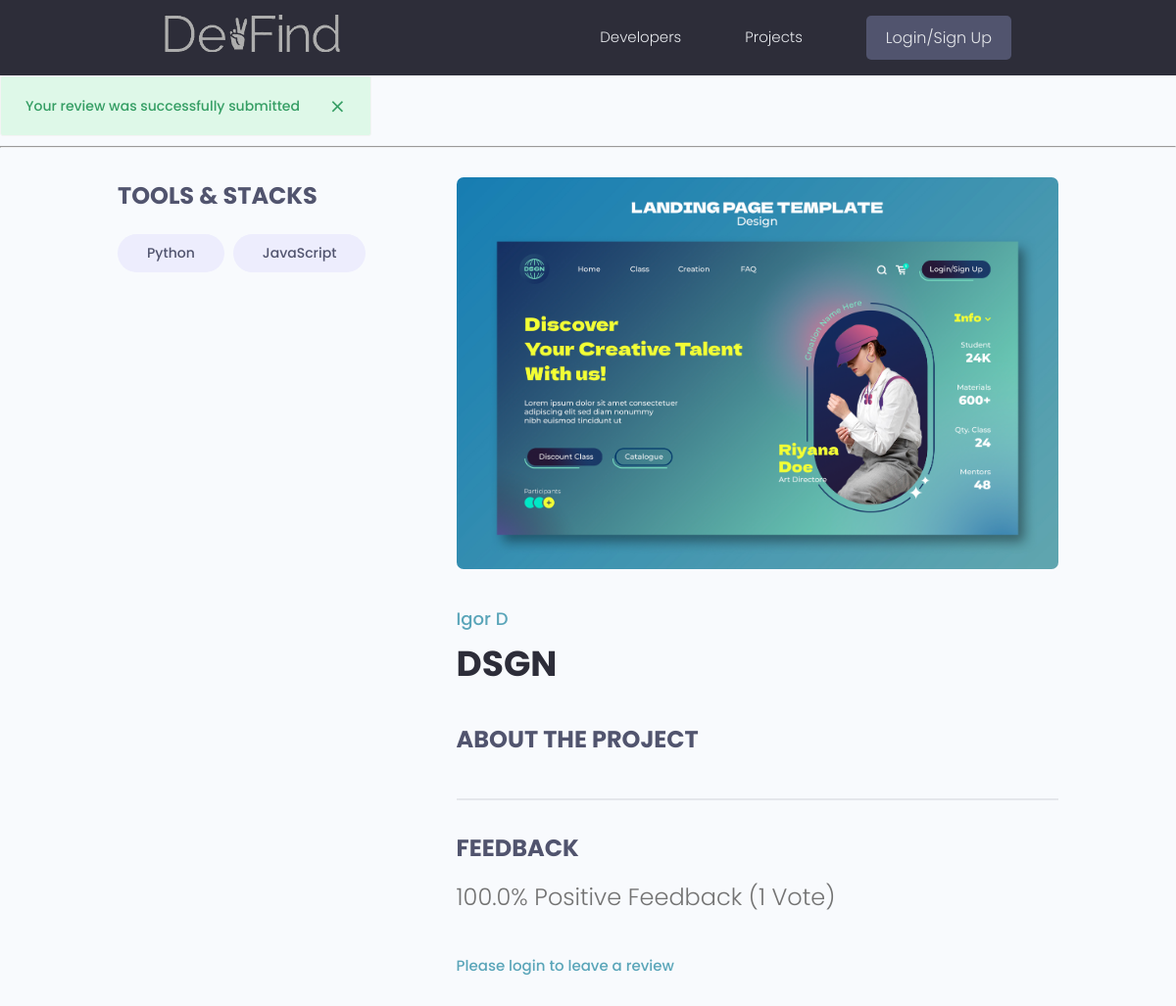
/projects/project/b69f12a8-51d7-4103-b474-81b5d59cac54, run on the app's committed database.
### projects/models.py (models this page shows, shortened)
class Tag(models.Model):
    name = models.CharField(max_length=200)
    created = models.DateTimeField(auto_now_add=True)
    id = models.UUIDField(default=uuid.uuid4, unique=True, primary_key=True, editable=False)
    def __str__(self):
        return self.name

class Project(models.Model):
    owner= models.ForeignKey(Profile, null=True, blank=True, on_delete=models.CASCADE)
    title = models.CharField(max_length=200)
    description = models.TextField(null=True, blank=True)
    featured_image = models.ImageField(null=True, blank=True, default="default.jpg")
    demo_link = models.CharField(max_length=2000, null=True, blank=True)
    source_link = models.CharField(max_length=2000, null=True, blank=True)
    tags = models.ManyToManyField('Tag', blank=True)
    vote_total = models.IntegerField(default=0, null=True, blank=True)
    vote_ratio = models.IntegerField(default=0, null=True, blank=True)
    created = models.DateTimeField(auto_now_add=True)
    id = models.UUIDField(default=uuid.uuid4, unique=True, primary_key=True, editable=False)
    class Meta:
        ordering = ['-vote_ratio', '-vote_total', 'title']
    @property
    def imageURL(self):
        try:
            url = self.featured_image.url
        except:
            url = '/static/images/default.jpg'
        return url
    @property
    def reviewers(self):
        queryset = self.review_set.all().values_list('owner__id', flat=True)
        return queryset
    @property
    def getVoteCount(self):
        reviews = self.review_set.all()
        upVotes = reviews.filter(value='up').count()
        totalVotes = reviews.count()
        if (totalVotes > 0):
            ratio = (upVotes / totalVotes) * 100
        else:
            ratio = 0
        self.vote_total = totalVotes
        self.vote_ratio = ratio
        self.save()

### users/models.py (models this page shows, shortened)
class Profile(models.Model):
    user = models.OneToOneField(User, on_delete=models.CASCADE, null=True, blank=True)
    name = models.CharField(max_length=200, blank=True, null=True)
    email = models.EmailField(max_length=500, blank=True, null=True)
    username= models.CharField(max_length=200, blank=True, null=True)
    location = models.CharField(max_length=200, blank=True, null=True)
    short_intro = models.CharField(max_length=200, blank=True, null=True)
    bio = models.TextField(blank=True, null=True)
    profile_image = models.ImageField(null=True, blank=True, upload_to='profiles/', default="profiles/user-default.png")
    social_github = models.CharField(max_length=200, blank=True, null=True)
    social_twitter = models.CharField(max_length=200, blank=True, null=True)
    social_linkedin = models.CharField(max_length=200, blank=True, null=True)
    social_youtube = models.CharField(max_length=200, blank=True, null=True)
    social_website = models.CharField(max_length=200, blank=True, null=True)
    created = models.DateTimeField(auto_now_add=True)
    id = models.UUIDField(default=uuid.uuid4, unique=True, primary_key=True, editable=False)
    class Meta:
        ordering = ['created']

### projects/views.py (the view)
# urls.py: path('project/<str:pk>', views.project, name="project"),
def project(request, pk):
    projectObj = Project.objects.get(id=pk)
    form = ReviewForm()
    if request.method == 'POST':
        form = ReviewForm(request.POST)
        review = form.save(commit=False)
        review.project = projectObj
        review.owner = request.user.profile
        review.save()
    projectObj.getVoteCount
    messages.success(request, 'Your review was successfully submitted')
    return render(request, 'projects/single-project.html', {
        "project": projectObj,
        "form": form,
    })

### projects/templates/projects/single-project.html (shortened to what this page needs)
{% extends 'main.html' %} {% block content %}
<hr />
<main class="singleProject my-md">
  <div class="container">
    <div class="layout">
      <div class="column column--1of3">
        <h3 class="singleProject__subtitle">Tools & Stacks</h3>
        <div class="singleProject__toolStack">
          {% for tag in project.tags.all %}
          <span class="tag tag--pill tag--sub tag--lg"
            ><small>{{tag}}</small></span
          >
          {% endfor %}
        </div>
      </div>
      <div class="column column--2of3">
        <img
          class="singleProject__preview"
          src="{{ project.imageURL }}"
          alt="portfolio thumbnail"
        />
        <a href="{% url 'user-profile' project.owner.id %}" class="singleProject__developer"
          >{{project.owner.name}}</a
        >
        <h2 class="singleProject__title">{{project.title}}</h2>
        <h3 class="singleProject__subtitle">About the Project</h3>
        <div class="comments">
          <h3 class="singleProject__subtitle">Feedback</h3>
          <h5 class="project--rating">
            {{ project.vote_ratio}}% Positive Feedback ({{ project.vote_total}}
            Vote{{project.vote_total|pluralize:"s"}})
          </h5>
          {% if request.user.profile.id in project.reviewers %}
            <p>You have already submitted a review for this project</p>
          {% elif request.user.profile == project.owner %}
            <p>You cannot review your own work</p>
          {% else %}
            <a href="{% url 'login' %}?next={{request.path}}">Please login to leave a review</a>
          {% endif %}
        </div>
      </div>
    </div>
  </div>
</main>
{% endblock content %}

### static/styles/app.css (style rules this page uses)
:root { --color-sub: #2d2d39; }
img { width: 100%; }
.singleProject .column--1of3 { order: 2; }
@media screen and (min-width: 1081px) { .singleProject .column--1of3 { order: 1; } }
@media screen and (min-width: 1081px) { .singleProject .column--2of3 { order: 2; } }
.singleProject__toolStack { margin-top: 2rem; margin-bottom: 4rem; }
.singleProject__preview { height: 50vh; object-fit: cover; object-position: top center; margin-bottom: 3rem; border-radius: 0.7rem; }
.singleProject__developer { font-size: 1.8rem; font-weight: 500; }
.singleProject__title { font-size: 3.6rem; font-weight: 700; color: var(--color-sub); margin-bottom: 3rem; }
.project--rating { margin-bottom: 1.6em; margin-top: 0.5em; }
.singleProject__subtitle { text-transform: uppercase; font-size: 2.4rem; font-weight: 700; color: var(--color-sub-light); margin-bottom: 1rem; }
.comments { margin-top: 4rem; padding-top: 3rem; border-top: 2px solid var(--color-light); }

### static/uikit/styles/modules/_variables.css (style rules this page uses)
:root { --color-main: #5aa5b9; --color-main-light: #e6faff; --color-sub: #3f4156; --color-sub-light: #51546e; --color-sub-lighter: #ededfd; --color-text: #737373; --color-gray: #8b8b8b; --color-light: #e5e7eb; --color-light-gray: #767676; --color-bg: #f8fafd; --color-white: #fffefd; --color-white-light: #f3f3f3; --color-success: #359e64; --color-success-bg: #def8e8; --color-error: #fc4b0b; --color-error-bg: #fff2ee; --font-base: 'Poppins', arial, helvetica, 'Segoe UI', roboto, ubuntu, sans-serif; --font-monospace: 'Fira Code', 'Courier New', courier, monospace; --font-regular: 300; --font-medium: 500; --font-bold: 700; --generic-shadow: 1px 1px 5px #00000010; --generic-transition: all 0.3s ease-in-out; }

### static/uikit/styles/modules/_base.css (style rules this page uses)
* { margin: 0; padding: 0; box-sizing: border-box; text-rendering: optimizeLegibility; color: inherit; font-size: inherit; }
html { font-size: 50%; }
@media only screen and (min-width: 480px) { html { font-size: 56.25%; } }
@media only screen and (min-width: 1200px) { html { font-size: 62.5%; } }
body { line-height: 1.6; font-weight: 400; font-size: 1.5rem; color: var(--color-text); background-color: var(--color-bg); min-height: 100vh; }

### static/uikit/styles/modules/_typography.css (style rules this page uses)
* { font-family: var(--font-base); }
h2 { font-size: 3.6rem; font-weight: var(--font-bold); }
h3 { font-size: 3.2rem; font-weight: var(--font-medium); }
h5 { font-size: 2.4rem; font-weight: var(--font-medium); }
h5, h6 { font-weight: var(--font-regular); }
p, span, strong { font-size: 1.6rem; color: var(--color-text); font-weight: var(--font-regular); }
a { padding-bottom: 2px; text-decoration: none; display: inline-block; color: var(--color-main); font-weight: var(--font-medium); }

### static/uikit/styles/modules/_utilities.css (style rules this page uses)
.container { width: 92%; max-width: 165rem; margin: 0 auto; box-sizing: border-box; }
@media screen and (min-width: 1000px) { .container { width: 90%; } }
@media screen and (min-width: 1200px) { .container { width: 80%; } }
.my-md { margin: 3rem auto; }

### static/uikit/styles/modules/_tag.css (style rules this page uses)
.tag { display: inline-flex; align-items: center; background-color: var(--color-sub); height: -webkit-fit-content; height: -moz-fit-content; height: fit-content; width: -webkit-fit-content; width: -moz-fit-content; width: fit-content; border-radius: 0.5rem; padding: 0.5rem 1.5rem; font-size: 1.2rem; cursor: pointer; }
.tag:not(:last-child) { margin-right: 0.25rem; margin-bottom: 0.75rem; }
.tag > small { color: var(--color-white); }
.tag--pill { border-radius: 5rem; }
.tag--sub, .tag--sub > small { background: var(--color-sub-lighter); color: var(--color-sub-light); font-weight: 500; }
.tag--lg { padding: 0.8rem 3rem; font-size: 1.4rem; }
.tag--lg:not(:last-child) { margin-right: 0.5rem; margin-bottom: 1rem; }

### static/uikit/styles/modules/_layout.css (style rules this page uses)
.layout { display: flex; flex-flow: row wrap; justify-content: space-between; }
.layout > .column { margin-bottom: 3rem; }
.layout > .column.column--1of3 { flex-basis: 30%; }
.layout > .column.column--2of3 { flex-basis: 64%; }

### data on the page
Tag: name "Python"
Tag: name "JavaScript"
Project: imageURL (picture), owner.name "Igor D", title "DSGN", vote_ratio "100.0", vote_total "1"

### other printed values
{{ message }} "Your review was successfully submitted"
